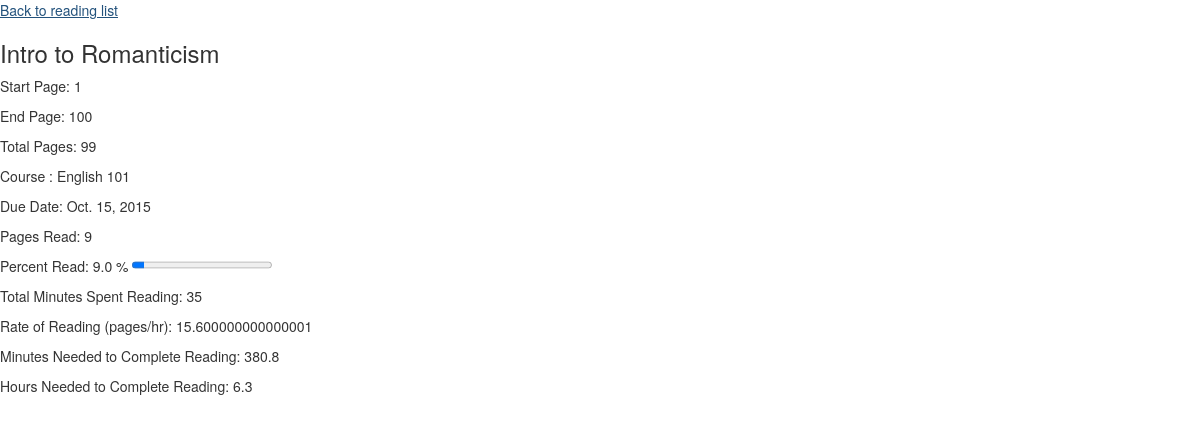
The app's page /item/1/, older data.
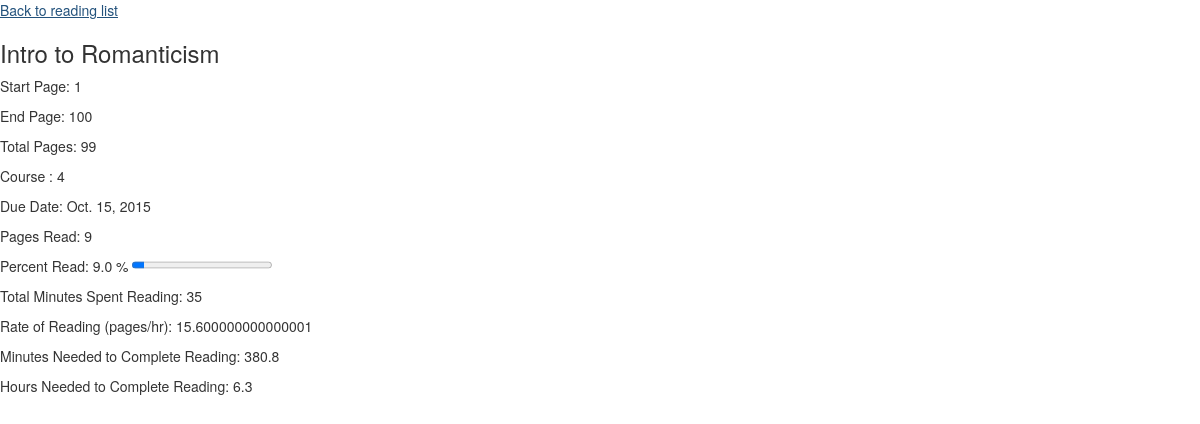
The same page, newer data.
### inventory/models.py (models this page shows, shortened)
class Item(models.Model):
	title = models.CharField(max_length=200)
	startPage = models.IntegerField()
	endPage = models.IntegerField()
	course = models.CharField(max_length=200)
	dueDate = models.DateField()

### inventory/views.py (the view)
# urls.py: url(r'^item/(?P<id>\d+)/', views.item_detail, name='item_detail'),
def item_detail(request, id):
	try:
		item = Item.objects.get(id=id)
		percentRead = 0
		pagesRead = 0
		minutesSpent = 0
		justMatchedSessions = StudySessions.objects.filter(reading=id)
		for oneSession in justMatchedSessions:
			pagesRead = pagesRead + oneSession.endPage-oneSession.startPage
			minutesSpent = minutesSpent + oneSession.timeSpent
		percentRead = round(float(pagesRead) / float(item.endPage - item.startPage), 2)* 100
		if minutesSpent == 0:
			rateOfReading = 0
		else:
			rateOfReading = round(float(pagesRead) / float(minutesSpent), 2)
	except Item.DoesNotExist:
		raise Http404('This item does not exist')
	return render(request, 'inventory/item_detail.html', {
		'item': item,
		'percentRead': percentRead,
		'pagesRead' : pagesRead,
		'minutesSpent' : minutesSpent,
		'rateOfReading' : rateOfReading,
	})

### firstdjango/templates/inventory/item_detail.html
{% extends "base.html" %}
{% load mathfilters %}
{% block content %}
	<a href="{% url 'index' %}">Back to reading list</a>
	<h3>{{ item.title|capfirst }}</h3>
	<p> Start Page: {{ item.startPage }} </p>
	<p> End Page: {{ item.endPage }}</p>
	<p> Total Pages: {{item.endPage|sub:item.startPage}}</p>
	<p> Course : {{ item.course }}</p>
	<p> Due Date: {{ item.dueDate }} </p>
	<p> Pages Read: {{ pagesRead }} </p>
	<p> Percent Read: {{ percentRead }} %	 <progress value={{percentRead}} max="100"></progress> </p>
	<p> Total Minutes Spent Reading: {{ minutesSpent }} </p>
	<p> Rate of Reading (pages/hr): {{ rateOfReading|mul:60 }} </p>
{% if rateOfReading > 0%}
	<p> Minutes Needed to Complete Reading: {{ item.endPage|sub:item.startPage|div:rateOfReading|floatformat}} </p>
	<p> Hours Needed to Complete Reading: {{ item.endPage|sub:item.startPage|div:rateOfReading|div:60|floatformat}} </p>
{% endif %}
{% endblock %}

Row changes from the older to the newer data that the page shows:
changed Item "Intro to Romanticism": course "English 101" → "4"
